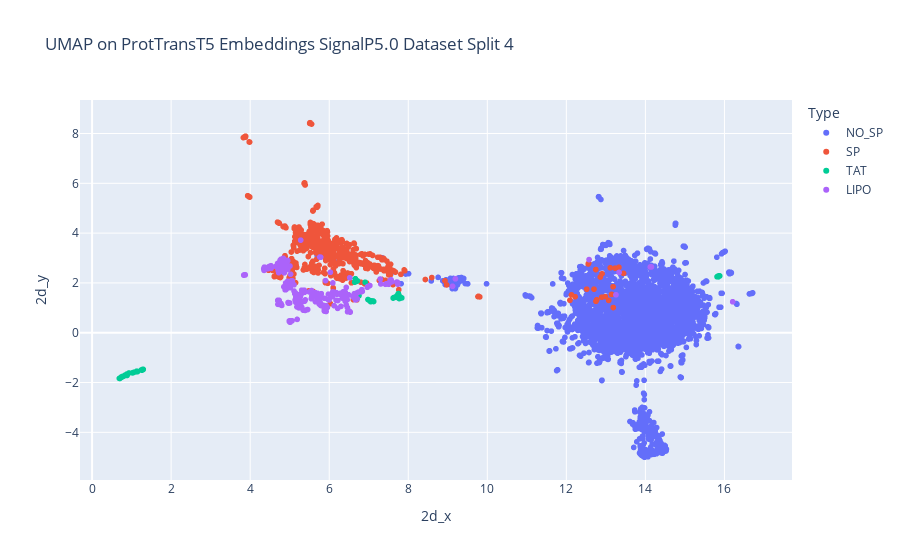

The notebook cell this image was saved under:
### Code cell
fig = px.scatter(
    df_data_test,
    x='2d_x',
    y='2d_y',
    title='UMAP on ProtTransT5 Embeddings SignalP5.0 Dataset Split 4',
    color='Type',
    hover_data=['Uniprot_AC', 'Sequence', 'Kingdom', 'Type'],
    # color_discrete_sequence=px.colors.qualitative.Vivid_r,
    )

# fig.update_layout(
#     margin=dict(l=30, r=30, t=30, b=30),
# )

fig.write_image("./plots/umap_1_2d.png")

fig.show()

### Figure 1 — Plotly figure (JSON) as saved in the notebook; plotly's stock layout.template omitted (floating-point values rounded to 4 significant figures; data arrays with more than 128 entries replaced by an {"elided": "..."} marker saying what was removed)
{"data": [{"customdata": {"elided": "3082x4 str values"}, "hovertemplate": "Type=%{customdata[3]}<br>2d_x=%{x}<br>2d_y=%{y}<br>Uniprot_AC=%{customdata[0]}<br>Sequence=%{customdata[1]}<br>Kingdom=%{customdata[2]}<extra></extra>", "legendgroup": "NO_SP", "marker": {"color": "#636efa", "symbol": "circle"}, "mode": "markers", "name": "NO_SP", "showlegend": true, "type": "scattergl", "x": {"elided": "3082 float values"}, "xaxis": "x", "y": {"elided": "3082 float values"}, "yaxis": "y"}, {"customdata": {"elided": "676x4 str values"}, "hovertemplate": "Type=%{customdata[3]}<br>2d_x=%{x}<br>2d_y=%{y}<br>Uniprot_AC=%{customdata[0]}<br>Sequence=%{customdata[1]}<br>Kingdom=%{customdata[2]}<extra></extra>", "legendgroup": "SP", "marker": {"color": "#EF553B", "symbol": "circle"}, "mode": "markers", "name": "SP", "showlegend": true, "type": "scattergl", "x": {"elided": "676 float values"}, "xaxis": "x", "y": {"elided": "676 float values"}, "yaxis": "y"}, {"customdata": {"elided": "91x4 str values"}, "hovertemplate": "Type=%{customdata[3]}<br>2d_x=%{x}<br>2d_y=%{y}<br>Uniprot_AC=%{customdata[0]}<br>Sequence=%{customdata[1]}<br>Kingdom=%{customdata[2]}<extra></extra>", "legendgroup": "TAT", "marker": {"color": "#00cc96", "symbol": "circle"}, "mode": "markers", "name": "TAT", "showlegend": true, "type": "scattergl", "x": [7.751, 15.84, 7.751, 7.684, 7.033, 7.634, 15.86, 15.84, 7.073, 7.076, 7.046, 6.645, 6.681, 6.909, 0.7421, 15.88, 0.8882, 6.753, 0.8432, 6.714, 7.018, 7.111, 6.662, 7.078, 7.775, 6.981, 7.795, 0.7431, 0.8314, 1.245, 0.8247, 1.274, 7.763, 7.796, 15.81, 0.7676, 7.736, 7.766, 7.124, 15.87, 7.749, 0.7396, 0.9325, 1.148, 1.123, 1.064, 7.749, 1.282, 0.8792, 0.7587, 1.026, 1.131, 1.294, 1.023, 1.277, 0.7592, 0.7618, 1.269, 1.263, 1.268, 1.143, 0.7039, 0.7494, 0.7621, 0.7415, 7.752, 0.7478, 7.78, 15.87, 0.8731, 0.7499, 0.7886, 0.8936, 0.7629, 1.266, 0.7789, 1.282, 7.756, 0.8724, 0.8797, 7.836, 0.6895, 0.7518, 7.617, 0.8845, 7.705, 1.27, 7.77, 0.8812, 0.8648, 7.784], "xaxis": "x", "y": [1.426, 2.273, 1.419, 1.42, 1.284, 1.413, 2.286, 2.243, 1.257, 1.267, 1.251, 2.032, 2.056, 2.025, -1.784, 2.282, -1.692, 1.489, -1.711, 2.082, 1.295, 1.274, 2.169, 1.275, 1.385, 1.333, 1.434, -1.783, -1.708, -1.498, -1.721, -1.487, 1.396, 1.439, 2.248, -1.76, 1.533, 1.374, 1.255, 2.281, 1.573, -1.787, -1.617, -1.562, -1.57, -1.584, 1.516, -1.483, -1.674, -1.766, -1.612, -1.543, -1.471, -1.611, -1.486, -1.768, -1.765, -1.476, -1.503, -1.49, -1.559, -1.837, -1.769, -1.765, -1.784, 1.557, -1.777, 1.39, 2.281, -1.671, -1.78, -1.753, -1.668, -1.766, -1.491, -1.752, -1.484, 1.515, -1.675, -1.672, 1.398, -1.833, -1.775, 1.393, -1.716, 1.472, -1.489, 1.405, -1.66, -1.686, 1.375], "yaxis": "y"}, {"customdata": {"elided": "298x4 str values"}, "hovertemplate": "Type=%{customdata[3]}<br>2d_x=%{x}<br>2d_y=%{y}<br>Uniprot_AC=%{customdata[0]}<br>Sequence=%{customdata[1]}<br>Kingdom=%{customdata[2]}<extra></extra>", "legendgroup": "LIPO", "marker": {"color": "#ab63fa", "symbol": "circle"}, "mode": "markers", "name": "LIPO", "showlegend": true, "type": "scattergl", "x": {"elided": "298 float values"}, "xaxis": "x", "y": {"elided": "298 float values"}, "yaxis": "y"}], "layout": {"legend": {"title": {"text": "Type"}, "tracegroupgap": 0}, "title": {"text": "UMAP on ProtTransT5 Embeddings SignalP5.0 Dataset Split 4"}, "xaxis": {"anchor": "y", "domain": [0, 1], "title": {"text": "2d_x"}}, "yaxis": {"anchor": "x", "domain": [0, 1], "title": {"text": "2d_y"}}}}
